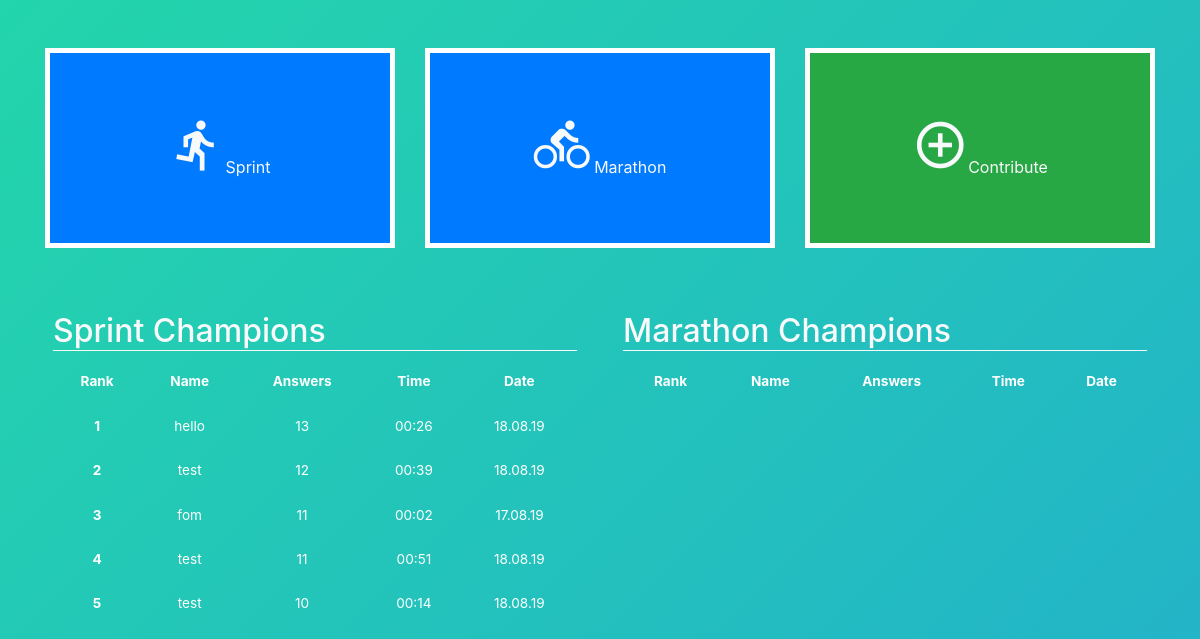
The app's page /home (signed in), older data.
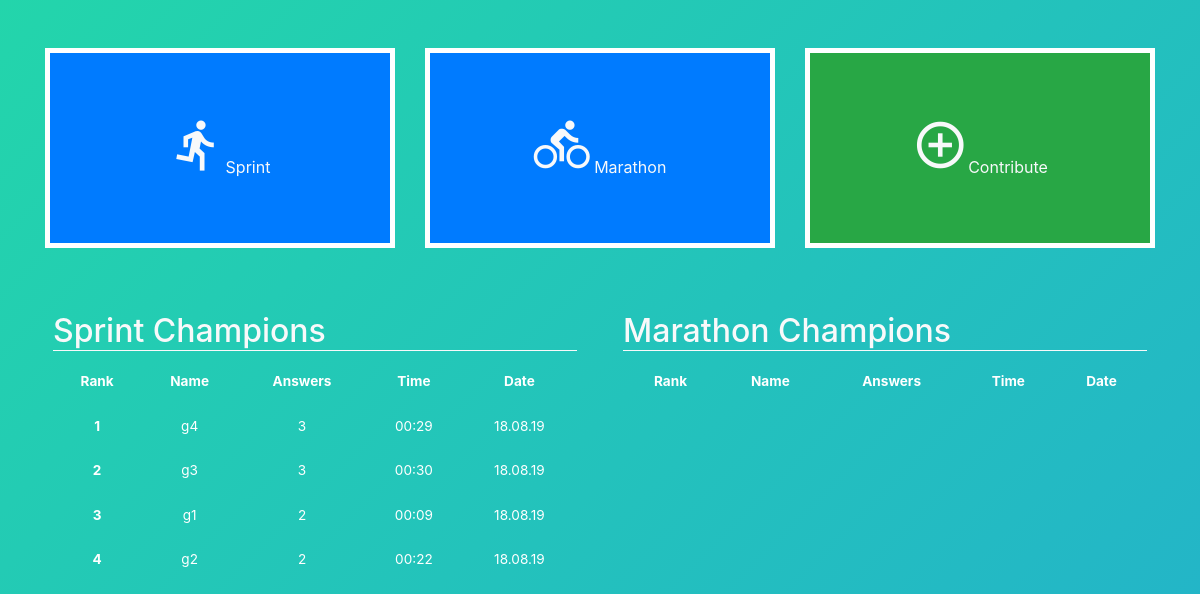
The same page, newer data.
### quiz/models.py (models this page shows)
class Game(models.Model):
    SPRINT = 0
    MARATHON = 1
    GAMETYPE = (
        (SPRINT, 'Sprint'),
        (MARATHON, 'Marathon'),
    )
    uuid = models.UUIDField(default=uuid.uuid4)
    gametype = models.IntegerField(choices=GAMETYPE)
    active = models.BooleanField(default=True)
    player = models.CharField(max_length=10)
    questions_answered = models.IntegerField(default=0)
    questions_total = models.IntegerField(default=0)
    question_ids = models.TextField()
    startdatetime = models.DateTimeField(auto_now_add=True)
    enddatetime = models.DateTimeField(auto_now=True)
    helperdatetime = models.DateTimeField(null=True, blank=True)
    duration = models.IntegerField(default=0)
    intermezzo_state = models.BooleanField(default=True)

### quiz/views.py (the view, shortened to what this page needs)
# urls.py: 2. Add a URL to urlpatterns:  path('', Home.as_view(), name='home')
@method_decorator([session_authenticated], name='dispatch')
class Home(View):
    def get(self, request):
        ctx = {}
        ctx['nr_sprint_questions'] = settings.SPRINT_NR_QUESTIONS_PER_DIFFICULTY * len(Question.DIFFICULTIES)
        ctx['nr_marathon_questions'] = Question.objects.all().count()
        ctx['sprint_champions'] = Game.objects\
            .filter(active=False, gametype=Game.SPRINT)\
            .order_by('-questions_answered', 'duration')[:settings.NR_LEADERBOARD_ENTRIES_TO_SHOW]
        ctx['marathon_champions'] = Game.objects\
            .filter(active=False, gametype=Game.MARATHON)\
            .order_by('-questions_answered', 'duration')[:settings.NR_LEADERBOARD_ENTRIES_TO_SHOW]
        return render(request, 'quiz/home.html', ctx)

### quiz/templatetags/quiztags.py (called while the page is built)
@register.filter(name='humanize_timedelta')
def humanize_timedelta(seconds, fmt='{minutes:02d}:{seconds:02d}'):
    try:
        d = {}
        d['minutes'], d['seconds'] = divmod(seconds, 60)
        return fmt.format(**d)
    except (ValueError, TypeError):
        return '---'

### quiz/templates/quiz/home.html (shortened to what this page needs)
{% extends 'quiz/base.html' %}
{% load static %}
{% block css %}
<link rel="stylesheet" href="{% static 'quiz/css/flipcard.css' %}">
{% endblock %}
{% block content %}
<div class="row mt-5">
    <div class="col-md-4 mb-3">
        <div class="flip-card hoverable h-200px">
            <div class="content">
                <div class="front bordered cursor-pointer bg-primary text-light p-5 d-flex justify-content-center align-items-center">
                    <span><i class="material-icons">directions_run</i>Sprint</span>
                </div>
                <div class="back bordered cursor-pointer bg-primary text-light p-3 d-flex justify-content-center align-items-center">
                    <div>
                        <p class="text-light">{{nr_sprint_questions}} questions in ascending difficulty. Go for it!</p>
                        <div class="form-group">
                            <div class="input-group">
                                <div class="input-group-append">
                                    <button onclick="start_sprint();" class="btn btn-success btn-block">Go</button>
                                </div>
                            </div>
                        </div>
                    </div>
                </div>
            </div>
        </div>
    </div>
    <div class="col-md-4 mb-3">
        <div class="flip-card hoverable h-200px">
            <div class="content">
                <div class="front bordered cursor-pointer bg-primary text-light p-5 d-flex justify-content-center align-items-center">
                    <span><i class="material-icons">directions_bike</i> Marathon</span>
                </div>
                <div class="back bordered cursor-pointer bg-primary text-light p-3 d-flex justify-content-center align-items-center">
                    <div>
                        <p class="text-light">All questions ({{nr_marathon_questions}}) in random order. Good luck!</p>
                        <div class="form-group">
                            <div class="input-group">
                                <div class="input-group-append">
                                    <button onclick="start_marathon();" class="btn btn-success btn-block">Go</button>
                                </div>
                            </div>
                        </div>
                    </div>
                </div>
            </div>
        </div>
    </div>
    <div class="col-md-4 mb-3">
        <div class="flip-card hoverable h-200px">
            <div class="content">
                <div class="front bordered cursor-pointer bg-success text-light p-5 d-flex justify-content-center align-items-center">
                    <span><i class="material-icons">add_circle_outline</i>Contribute</span>
                </div>
                <div class="back bordered cursor-pointer bg-success text-light p-3 d-flex justify-content-center align-items-center">
                    <div>
                        <p class="text-light">Add a new question</p>
                        <a href="{% url 'new_question' %}" class="btn btn-primary btn-block">Contribute</a>
                    </div>
                </div>
            </div>
        </div>
    </div>
</div>
<div class="row my-5">
    <div class="col-md-6">
        <div class="px-2">
            <h2 class="border-bottom border-light text-light">Sprint Champions</h2>
            {% include 'quiz/includes/leaderboard.html' with leaders=sprint_champions %}
        </div>
    </div>
    <div class="col-md-6">
        <div class="px-2">
            <h2 class="border-bottom border-light text-light">Marathon Champions</h2>
            {% include 'quiz/includes/leaderboard.html' with leaders=marathon_champions %}
        </div>
    </div>
</div>
{% endblock %}

### quiz/templates/quiz/base.html (shortened to what this page needs)
{% load static %}
<!DOCTYPE html>
<html lang="en">
<head>
    <link rel="stylesheet" href="https://stackpath.bootstrapcdn.com/bootstrap/4.3.1/css/bootstrap.min.css">
    <link rel="stylesheet" href="{% static 'quiz/css/background.css' %}">
    <link rel="stylesheet" href="{% static 'quiz/css/base.css' %}">
    {% block css %}
    {% endblock %}
</head>
<body>
    <div class="container">
        {% block content %}
        {% endblock %}
    </div>
</body>
</html>

### quiz/templates/quiz/includes/leaderboard.html
    {% load quiztags %}
    <div class="table-responsive mb-3">
        <table class="table table-borderless text-center">
            <thead>
                <tr>
                    <th scope="col">Rank</th>
                    <th scope="col">Name</th>
                    <th scope="col">Answers</th>
                    <th scope="col">Time</th>
                    <th scope="col">Date</th>
                </tr>
            </thead>
            <tbody>
                {% for leader in leaders %}
                <tr>
                    <th scope="row">{{forloop.counter}}</th>
                    <td>{{leader.player}}</td>
                    <td>{{leader.questions_answered}}</td>
                    <td>{{leader.duration|humanize_timedelta}}</td>
                    <td>{{leader.enddatetime|date:"d.m.y"}}</td>
                </tr>
                {% endfor %}
            </tbody>
        </table>
    </div>

### quiz/static/quiz/css/background.css (style rules this page uses)
body { margin: 0; width: 100%; height: 100vh; background: linear-gradient(-45deg, #ee7752, #e73c7e, #23a6d5, #23d5ab); background-size: 400% 400%; animation-delay: 1s; animation: gradientBG 10s ease infinite; }

### quiz/static/quiz/css/base.css (style rules this page uses)
* { transition: opacity 750ms; }
td, th { color: white; font-size: 0.85em; }
a { text-decoration: none !important; }
.bordered { border: 5px solid white; }
.bordered i { font-size: 56px; vertical-align: baseline; transition: font-size 0.5s; }
.h-200px { height: 200px; }
.cursor-pointer { cursor: pointer; }

### quiz/static/quiz/css/flipcard.css (style rules this page uses)
.flip-card { width: 100%; perspective: 100000px; }
.content { position: absolute; width: 100%; height: 100%; transition: transform 1s; transform-style: preserve-3d; }
.front, .back { position: absolute; height: 100%; width: 100%; backface-visibility: hidden; }
.back { transform: rotateY( 180deg); }

Row changes from the older to the newer data that the page shows:
removed Game: player "hello", questions_answered "13", duration "00:26", enddatetime "18.08.19"
removed Game: player "test", questions_answered "12", duration "00:39", enddatetime "18.08.19"
removed Game: player "fom", questions_answered "11", duration "00:02", enddatetime "17.08.19"
removed Game: player "test", questions_answered "11", duration "00:51", enddatetime "18.08.19"
removed Game: player "test", questions_answered "10", duration "00:14", enddatetime "18.08.19"
added Game: player "g4", questions_answered "3", duration "00:29", enddatetime "18.08.19"
added Game: player "g3", questions_answered "3", duration "00:30", enddatetime "18.08.19"
added Game: player "g1", questions_answered "2", duration "00:09", enddatetime "18.08.19"
added Game: player "g2", questions_answered "2", duration "00:22", enddatetime "18.08.19"
